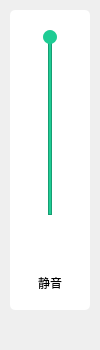
<?xml version="1.0" encoding="UTF-8"?>
<ui version="4.0">
 <class>VolumeTool</class>
 <widget class="QWidget" name="VolumeTool">
  <property name="geometry">
   <rect>
    <x>0</x>
    <y>0</y>
    <width>100</width>
    <height>350</height>
   </rect>
  </property>
  <property name="windowTitle">
   <string>Form</string>
  </property>
  <widget class="QWidget" name="volumeWidget" native="true">
   <property name="geometry">
    <rect>
     <x>10</x>
     <y>10</y>
     <width>80</width>
     <height>300</height>
    </rect>
   </property>
   <property name="styleSheet">
    <string notr="true">#volumeWidget{
	background-color:#ffffff;
	border-radius:5px;
}</string>
   </property>
   <widget class="QPushButton" name="silenceBtn">
    <property name="geometry">
     <rect>
      <x>0</x>
      <y>250</y>
      <width>80</width>
      <height>45</height>
     </rect>
    </property>
    <property name="styleSheet">
     <string notr="true">#silenceBtn { border:none; }
#silenceBtn:hover{ background-color:#F0F0F0; }</string>
    </property>
    <property name="text">
     <string>静音</string>
    </property>
   </widget>
   <widget class="QLabel" name="volumeRatio">
    <property name="geometry">
     <rect>
      <x>0</x>
      <y>220</y>
      <width>80</width>
      <height>30</height>
     </rect>
    </property>
    <property name="minimumSize">
     <size>
      <width>0</width>
      <height>30</height>
     </size>
    </property>
    <property name="maximumSize">
     <size>
      <width>16777215</width>
      <height>30</height>
     </size>
    </property>
    <property name="text">
     <string/>
    </property>
    <property name="alignment">
     <set>Qt::AlignCenter</set>
    </property>
   </widget>
   <widget class="QFrame" name="inSlider">
    <property name="geometry">
     <rect>
      <x>38</x>
      <y>25</y>
      <width>4</width>
      <height>180</height>
     </rect>
    </property>
    <property name="styleSheet">
     <string notr="true">#inSlider { background-color:#ECECEC; }</string>
    </property>
    <property name="frameShape">
     <enum>QFrame::StyledPanel</enum>
    </property>
    <property name="frameShadow">
     <enum>QFrame::Raised</enum>
    </property>
   </widget>
   <widget class="QFrame" name="outSlider">
    <property name="geometry">
     <rect>
      <x>38</x>
      <y>25</y>
      <width>4</width>
      <height>180</height>
     </rect>
    </property>
    <property name="styleSheet">
     <string notr="true">#outSlider { background-color:#1ECC94; }</string>
    </property>
    <property name="frameShape">
     <enum>QFrame::StyledPanel</enum>
    </property>
    <property name="frameShadow">
     <enum>QFrame::Raised</enum>
    </property>
   </widget>
   <widget class="QPushButton" name="sliderBtn">
    <property name="geometry">
     <rect>
      <x>33</x>
      <y>20</y>
      <width>14</width>
      <height>14</height>
     </rect>
    </property>
    <property name="minimumSize">
     <size>
      <width>14</width>
      <height>14</height>
     </size>
    </property>
    <property name="maximumSize">
     <size>
      <width>14</width>
      <height>14</height>
     </size>
    </property>
    <property name="styleSheet">
     <string notr="true">#sliderBtn
{
	background-color:#1ECC94; 
	border-radius:7px;

}</string>
    </property>
    <property name="text">
     <string/>
    </property>
   </widget>
  </widget>
 </widget>
 <resources/>
 <connections/>
</ui>
